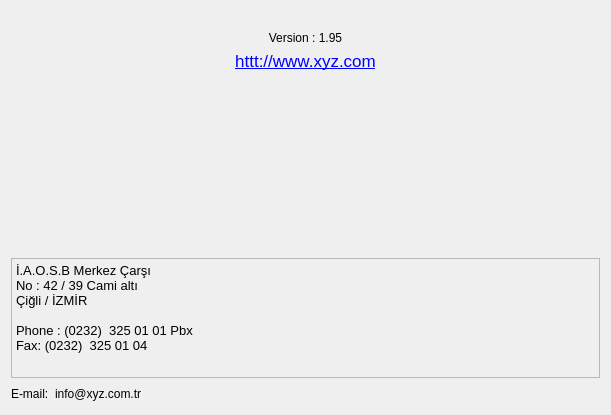
<?xml version="1.0" encoding="UTF-8"?>
<ui version="4.0">
 <class>YONETIM_HAKKIMIZDA</class>
 <widget class="QDialog" name="YONETIM_HAKKIMIZDA">
  <property name="geometry">
   <rect>
    <x>0</x>
    <y>0</y>
    <width>611</width>
    <height>415</height>
   </rect>
  </property>
  <property name="sizePolicy">
   <sizepolicy hsizetype="Expanding" vsizetype="Expanding">
    <horstretch>0</horstretch>
    <verstretch>0</verstretch>
   </sizepolicy>
  </property>
  <property name="minimumSize">
   <size>
    <width>611</width>
    <height>415</height>
   </size>
  </property>
  <property name="maximumSize">
   <size>
    <width>611</width>
    <height>415</height>
   </size>
  </property>
  <property name="windowTitle">
   <string>About Us</string>
  </property>
  <layout class="QGridLayout" name="gridLayout_4">
   <item row="0" column="0">
    <widget class="QLabel" name="label_logo">
     <property name="sizePolicy">
      <sizepolicy hsizetype="Expanding" vsizetype="Fixed">
       <horstretch>0</horstretch>
       <verstretch>0</verstretch>
      </sizepolicy>
     </property>
     <property name="text">
      <string/>
     </property>
     <property name="pixmap">
      <pixmap resource="yonetim_icons.qrc">:/yonetim_icons/adak_logo.png</pixmap>
     </property>
     <property name="scaledContents">
      <bool>true</bool>
     </property>
    </widget>
   </item>
   <item row="1" column="0">
    <widget class="QLabel" name="label_surum">
     <property name="sizePolicy">
      <sizepolicy hsizetype="Expanding" vsizetype="Fixed">
       <horstretch>0</horstretch>
       <verstretch>0</verstretch>
      </sizepolicy>
     </property>
     <property name="text">
      <string>Version : 1.95</string>
     </property>
     <property name="alignment">
      <set>Qt::AlignCenter</set>
     </property>
    </widget>
   </item>
   <item row="2" column="0">
    <widget class="QLabel" name="label_web_adresi">
     <property name="sizePolicy">
      <sizepolicy hsizetype="Expanding" vsizetype="Fixed">
       <horstretch>0</horstretch>
       <verstretch>0</verstretch>
      </sizepolicy>
     </property>
     <property name="font">
      <font>
       <pointsize>13</pointsize>
       <underline>true</underline>
      </font>
     </property>
     <property name="styleSheet">
      <string notr="true">color:rgb(0, 0, 255)</string>
     </property>
     <property name="text">
      <string>httt://www.xyz.com</string>
     </property>
     <property name="alignment">
      <set>Qt::AlignCenter</set>
     </property>
     <property name="openExternalLinks">
      <bool>true</bool>
     </property>
    </widget>
   </item>
   <item row="3" column="0">
    <layout class="QGridLayout" name="gridLayout_3">
     <item row="0" column="0">
      <spacer name="verticalSpacer">
       <property name="orientation">
        <enum>Qt::Vertical</enum>
       </property>
       <property name="sizeHint" stdset="0">
        <size>
         <width>20</width>
         <height>40</height>
        </size>
       </property>
      </spacer>
     </item>
     <item row="1" column="0" colspan="2">
      <widget class="QTextEdit" name="textEdit_adres_bilgileri">
       <property name="minimumSize">
        <size>
         <width>0</width>
         <height>120</height>
        </size>
       </property>
       <property name="maximumSize">
        <size>
         <width>16777215</width>
         <height>120</height>
        </size>
       </property>
       <property name="palette">
        <palette>
         <active>
          <colorrole role="Base">
           <brush brushstyle="SolidPattern">
            <color alpha="0">
             <red>255</red>
             <green>255</green>
             <blue>255</blue>
            </color>
           </brush>
          </colorrole>
         </active>
         <inactive>
          <colorrole role="Base">
           <brush brushstyle="SolidPattern">
            <color alpha="0">
             <red>255</red>
             <green>255</green>
             <blue>255</blue>
            </color>
           </brush>
          </colorrole>
         </inactive>
         <disabled>
          <colorrole role="Base">
           <brush brushstyle="SolidPattern">
            <color alpha="255">
             <red>255</red>
             <green>255</green>
             <blue>255</blue>
            </color>
           </brush>
          </colorrole>
         </disabled>
        </palette>
       </property>
       <property name="frameShape">
        <enum>QFrame::StyledPanel</enum>
       </property>
       <property name="readOnly">
        <bool>true</bool>
       </property>
       <property name="html">
        <string>&lt;!DOCTYPE HTML PUBLIC &quot;-//W3C//DTD HTML 4.0//EN&quot; &quot;http://www.w3.org/TR/REC-html40/strict.dtd&quot;&gt;
&lt;html&gt;&lt;head&gt;&lt;meta name=&quot;qrichtext&quot; content=&quot;1&quot; /&gt;&lt;style type=&quot;text/css&quot;&gt;
p, li { white-space: pre-wrap; }
&lt;/style&gt;&lt;/head&gt;&lt;body style=&quot; font-family:'Ubuntu'; font-size:11pt; font-weight:400; font-style:normal;&quot;&gt;
&lt;table border=&quot;0&quot; style=&quot;-qt-table-type: root; margin-top:4px; margin-bottom:4px; margin-left:4px; margin-right:4px;&quot;&gt;
&lt;tr&gt;
&lt;td style=&quot;border: none;&quot;&gt;
&lt;p style=&quot; margin-top:0px; margin-bottom:0px; margin-left:0px; margin-right:0px; -qt-block-indent:0; text-indent:0px;&quot;&gt;&lt;span style=&quot; font-family:'Sans Serif'; font-size:10pt;&quot;&gt;İ.A.O.S.B Merkez Çarşı&lt;/span&gt;&lt;/p&gt;
&lt;p align=&quot;justify&quot; style=&quot; margin-top:0px; margin-bottom:0px; margin-left:0px; margin-right:0px; -qt-block-indent:0; text-indent:0px;&quot;&gt;&lt;span style=&quot; font-family:'Sans Serif'; font-size:10pt;&quot;&gt;No : 42 / 39 Cami altı&lt;/span&gt;&lt;/p&gt;
&lt;p align=&quot;justify&quot; style=&quot; margin-top:0px; margin-bottom:0px; margin-left:0px; margin-right:0px; -qt-block-indent:0; text-indent:0px;&quot;&gt;&lt;span style=&quot; font-family:'Sans Serif'; font-size:10pt;&quot;&gt;Çiğli / İZMİR&lt;/span&gt;&lt;/p&gt;
&lt;p align=&quot;justify&quot; style=&quot;-qt-paragraph-type:empty; margin-top:0px; margin-bottom:0px; margin-left:0px; margin-right:0px; -qt-block-indent:0; text-indent:0px; font-family:'Sans Serif'; font-size:10pt;&quot;&gt;&lt;br /&gt;&lt;/p&gt;
&lt;p align=&quot;justify&quot; style=&quot; margin-top:0px; margin-bottom:0px; margin-left:0px; margin-right:0px; -qt-block-indent:0; text-indent:0px;&quot;&gt;&lt;span style=&quot; font-family:'Sans Serif'; font-size:10pt;&quot;&gt;Phone : (0232)  325 01 01 Pbx&lt;/span&gt;&lt;/p&gt;
&lt;p align=&quot;justify&quot; style=&quot; margin-top:0px; margin-bottom:0px; margin-left:0px; margin-right:0px; -qt-block-indent:0; text-indent:0px;&quot;&gt;&lt;span style=&quot; font-family:'Sans Serif'; font-size:10pt;&quot;&gt;Fax: (0232)  325 01 04&lt;/span&gt;&lt;/p&gt;&lt;/td&gt;&lt;/tr&gt;&lt;/table&gt;&lt;/body&gt;&lt;/html&gt;</string>
       </property>
      </widget>
     </item>
    </layout>
   </item>
   <item row="4" column="0">
    <layout class="QHBoxLayout" name="horizontalLayout">
     <item>
      <widget class="QLabel" name="label_hata_istek">
       <property name="sizePolicy">
        <sizepolicy hsizetype="Fixed" vsizetype="Fixed">
         <horstretch>0</horstretch>
         <verstretch>0</verstretch>
        </sizepolicy>
       </property>
       <property name="text">
        <string>E-mail:</string>
       </property>
      </widget>
     </item>
     <item>
      <widget class="QLabel" name="label_posta_adresi">
       <property name="sizePolicy">
        <sizepolicy hsizetype="Fixed" vsizetype="Fixed">
         <horstretch>0</horstretch>
         <verstretch>0</verstretch>
        </sizepolicy>
       </property>
       <property name="text">
        <string>info@xyz.com.tr</string>
       </property>
       <property name="openExternalLinks">
        <bool>true</bool>
       </property>
      </widget>
     </item>
     <item>
      <spacer name="horizontalSpacer">
       <property name="orientation">
        <enum>Qt::Horizontal</enum>
       </property>
       <property name="sizeHint" stdset="0">
        <size>
         <width>40</width>
         <height>20</height>
        </size>
       </property>
      </spacer>
     </item>
    </layout>
   </item>
  </layout>
 </widget>
 <resources>
  <include location="yonetim_icons.qrc"/>
 </resources>
 <connections/>
</ui>
